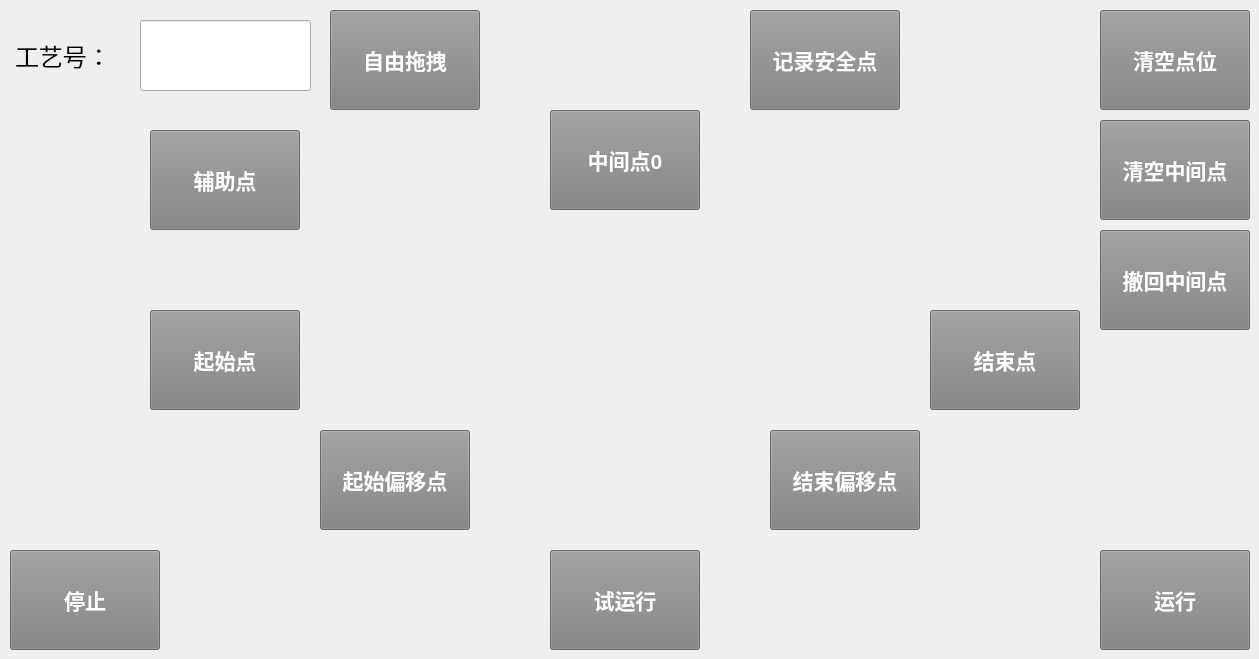
      <widget class="QWidget" name="page">
       <property name="accessibleName">
        <string>首页</string>
       </property>
       <property name="styleSheet">
        <string notr="true"/>
       </property>
       <widget class="QPushButton" name="btnRun">
        <property name="enabled">
         <bool>false</bool>
        </property>
        <property name="geometry">
         <rect>
          <x>1100</x>
          <y>550</y>
          <width>150</width>
          <height>100</height>
         </rect>
        </property>
        <property name="font">
         <font>
          <pointsize>16</pointsize>
          <bold>true</bold>
         </font>
        </property>
        <property name="styleSheet">
         <string notr="true">background-color: grey;
color: rgb(255, 255, 255);</string>
        </property>
        <property name="text">
         <string>运行</string>
        </property>
       </widget>
       <widget class="QLabel" name="label_3">
        <property name="geometry">
         <rect>
          <x>15</x>
          <y>20</y>
          <width>111</width>
          <height>71</height>
         </rect>
        </property>
        <property name="font">
         <font>
          <pointsize>18</pointsize>
         </font>
        </property>
        <property name="text">
         <string>工艺号：</string>
        </property>
       </widget>
       <widget class="QLineEdit" name="leCraftID">
        <property name="geometry">
         <rect>
          <x>140</x>
          <y>20</y>
          <width>171</width>
          <height>71</height>
         </rect>
        </property>
        <property name="font">
         <font>
          <pointsize>18</pointsize>
         </font>
        </property>
        <property name="text">
         <string/>
        </property>
        <property name="readOnly">
         <bool>true</bool>
        </property>
       </widget>
       <widget class="QPushButton" name="btnTryRun">
        <property name="enabled">
         <bool>false</bool>
        </property>
        <property name="geometry">
         <rect>
          <x>550</x>
          <y>550</y>
          <width>150</width>
          <height>100</height>
         </rect>
        </property>
        <property name="font">
         <font>
          <pointsize>16</pointsize>
          <bold>true</bold>
         </font>
        </property>
        <property name="styleSheet">
         <string notr="true">background-color: grey;
color: rgb(255, 255, 255);</string>
        </property>
        <property name="text">
         <string>试运行</string>
        </property>
       </widget>
       <widget class="QPushButton" name="btnAux">
        <property name="enabled">
         <bool>false</bool>
        </property>
        <property name="geometry">
         <rect>
          <x>150</x>
          <y>130</y>
          <width>150</width>
          <height>100</height>
         </rect>
        </property>
        <property name="font">
         <font>
          <pointsize>16</pointsize>
          <bold>true</bold>
         </font>
        </property>
        <property name="styleSheet">
         <string notr="true">background-color: grey;
color: rgb(255, 255, 255);</string>
        </property>
        <property name="text">
         <string>辅助点</string>
        </property>
       </widget>
       <widget class="QPushButton" name="btnDrag">
        <property name="enabled">
         <bool>false</bool>
        </property>
        <property name="geometry">
         <rect>
          <x>330</x>
          <y>10</y>
          <width>150</width>
          <height>100</height>
         </rect>
        </property>
        <property name="font">
         <font>
          <pointsize>16</pointsize>
          <bold>true</bold>
         </font>
        </property>
        <property name="styleSheet">
         <string notr="true">background-color:grey;
color: rgb(255, 255, 255);</string>
        </property>
        <property name="text">
         <string>自由拖拽</string>
        </property>
        <property name="checkable">
         <bool>false</bool>
        </property>
       </widget>
       <widget class="QPushButton" name="btnBegin">
        <property name="enabled">
         <bool>false</bool>
        </property>
        <property name="geometry">
         <rect>
          <x>150</x>
          <y>310</y>
          <width>150</width>
          <height>100</height>
         </rect>
        </property>
        <property name="font">
         <font>
          <pointsize>16</pointsize>
          <bold>true</bold>
         </font>
        </property>
        <property name="styleSheet">
         <string notr="true">background-color: grey;
color: rgb(255, 255, 255);</string>
        </property>
        <property name="text">
         <string>起始点</string>
        </property>
       </widget>
       <widget class="QPushButton" name="btnEnd">
        <property name="enabled">
         <bool>false</bool>
        </property>
        <property name="geometry">
         <rect>
          <x>930</x>
          <y>310</y>
          <width>150</width>
          <height>100</height>
         </rect>
        </property>
        <property name="font">
         <font>
          <pointsize>16</pointsize>
          <bold>true</bold>
         </font>
        </property>
        <property name="styleSheet">
         <string notr="true">background-color: grey;
color: rgb(255, 255, 255);</string>
        </property>
        <property name="text">
         <string>结束点</string>
        </property>
       </widget>
       <widget class="QPushButton" name="btnSafe">
        <property name="enabled">
         <bool>false</bool>
        </property>
        <property name="geometry">
         <rect>
          <x>750</x>
          <y>10</y>
          <width>150</width>
          <height>100</height>
         </rect>
        </property>
        <property name="font">
         <font>
          <pointsize>16</pointsize>
          <bold>true</bold>
         </font>
        </property>
        <property name="styleSheet">
         <string notr="true">background-color:grey;
color: rgb(255, 255, 255);</string>
        </property>
        <property name="text">
         <string>记录安全点</string>
        </property>
       </widget>
       <widget class="QLabel" name="lblBackground">
        <property name="geometry">
         <rect>
          <x>240</x>
          <y>160</y>
          <width>761</width>
          <height>431</height>
         </rect>
        </property>
        <property name="text">
         <string/>
        </property>
        <property name="pixmap">
         <pixmap resource="logo.qrc">:/pic/region_arc.png</pixmap>
        </property>
        <property name="scaledContents">
         <bool>true</bool>
        </property>
       </widget>
       <widget class="QPushButton" name="btnStop">
        <property name="enabled">
         <bool>false</bool>
        </property>
        <property name="geometry">
         <rect>
          <x>10</x>
          <y>550</y>
          <width>150</width>
          <height>100</height>
         </rect>
        </property>
        <property name="font">
         <font>
          <pointsize>16</pointsize>
          <bold>true</bold>
         </font>
        </property>
        <property name="styleSheet">
         <string notr="true">background-color: grey;
color: rgb(255, 255, 255);</string>
        </property>
        <property name="text">
         <string>停止</string>
        </property>
       </widget>
       <widget class="MyPushButton" name="btnMid">
        <property name="enabled">
         <bool>false</bool>
        </property>
        <property name="geometry">
         <rect>
          <x>550</x>
          <y>110</y>
          <width>150</width>
          <height>100</height>
         </rect>
        </property>
        <property name="font">
         <font>
          <pointsize>16</pointsize>
          <bold>true</bold>
         </font>
        </property>
        <property name="styleSheet">
         <string notr="true">background-color: grey;
color: rgb(255, 255, 255);</string>
        </property>
        <property name="text">
         <string>中间点0</string>
        </property>
       </widget>
       <widget class="QPushButton" name="btnBeginOffset">
        <property name="enabled">
         <bool>false</bool>
        </property>
        <property name="geometry">
         <rect>
          <x>320</x>
          <y>430</y>
          <width>150</width>
          <height>100</height>
         </rect>
        </property>
        <property name="font">
         <font>
          <pointsize>16</pointsize>
          <bold>true</bold>
         </font>
        </property>
        <property name="styleSheet">
         <string notr="true">background-color: grey;
color: rgb(255, 255, 255);</string>
        </property>
        <property name="text">
         <string>起始偏移点</string>
        </property>
       </widget>
       <widget class="QPushButton" name="btnEndOffset">
        <property name="enabled">
         <bool>false</bool>
        </property>
        <property name="geometry">
         <rect>
          <x>770</x>
          <y>430</y>
          <width>150</width>
          <height>100</height>
         </rect>
        </property>
        <property name="font">
         <font>
          <pointsize>16</pointsize>
          <bold>true</bold>
         </font>
        </property>
        <property name="styleSheet">
         <string notr="true">background-color: grey;
color: rgb(255, 255, 255);</string>
        </property>
        <property name="text">
         <string>结束偏移点</string>
        </property>
       </widget>
       <widget class="QPushButton" name="btnClear">
        <property name="enabled">
         <bool>false</bool>
        </property>
        <property name="geometry">
         <rect>
          <x>1100</x>
          <y>10</y>
          <width>150</width>
          <height>100</height>
         </rect>
        </property>
        <property name="font">
         <font>
          <pointsize>16</pointsize>
          <bold>true</bold>
         </font>
        </property>
        <property name="styleSheet">
         <string notr="true">background-color:grey;
color: rgb(255, 255, 255);</string>
        </property>
        <property name="text">
         <string>清空点位</string>
        </property>
        <property name="checkable">
         <bool>false</bool>
        </property>
       </widget>
       <widget class="QPushButton" name="btnClearMid">
        <property name="enabled">
         <bool>false</bool>
        </property>
        <property name="geometry">
         <rect>
          <x>1100</x>
          <y>120</y>
          <width>150</width>
          <height>100</height>
         </rect>
        </property>
        <property name="font">
         <font>
          <pointsize>16</pointsize>
          <bold>true</bold>
         </font>
        </property>
        <property name="styleSheet">
         <string notr="true">background-color:grey;
color: rgb(255, 255, 255);</string>
        </property>
        <property name="text">
         <string>清空中间点</string>
        </property>
        <property name="checkable">
         <bool>false</bool>
        </property>
       </widget>
       <widget class="QPushButton" name="btnDelLastMid">
        <property name="enabled">
         <bool>false</bool>
        </property>
        <property name="geometry">
         <rect>
          <x>1100</x>
          <y>230</y>
          <width>150</width>
          <height>100</height>
         </rect>
        </property>
        <property name="font">
         <font>
          <pointsize>16</pointsize>
          <bold>true</bold>
         </font>
        </property>
        <property name="styleSheet">
         <string notr="true">background-color:grey;
color: rgb(255, 255, 255);</string>
        </property>
        <property name="text">
         <string>撤回中间点</string>
        </property>
        <property name="checkable">
         <bool>false</bool>
        </property>
       </widget>
       <zorder>label_3</zorder>
       <zorder>leCraftID</zorder>
       <zorder>lblBackground</zorder>
       <zorder>btnBegin</zorder>
       <zorder>btnEnd</zorder>
       <zorder>btnAux</zorder>
       <zorder>btnSafe</zorder>
       <zorder>btnDrag</zorder>
       <zorder>btnRun</zorder>
       <zorder>btnTryRun</zorder>
       <zorder>btnStop</zorder>
       <zorder>btnMid</zorder>
       <zorder>btnBeginOffset</zorder>
       <zorder>btnEndOffset</zorder>
       <zorder>btnClear</zorder>
       <zorder>btnClearMid</zorder>
       <zorder>btnDelLastMid</zorder>
      </widget>
